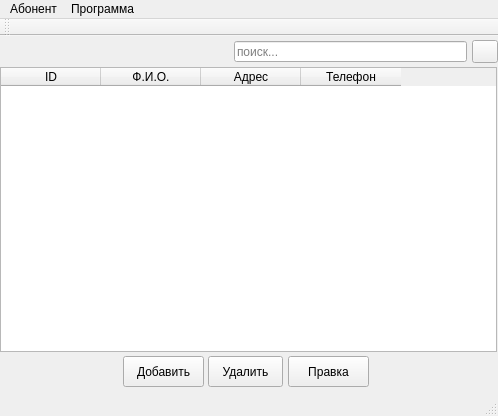
<?xml version="1.0" encoding="UTF-8"?>
<ui version="4.0">
 <class>MainWindow</class>
 <widget class="QMainWindow" name="MainWindow">
  <property name="windowModality">
   <enum>Qt::WindowModal</enum>
  </property>
  <property name="geometry">
   <rect>
    <x>0</x>
    <y>0</y>
    <width>498</width>
    <height>416</height>
   </rect>
  </property>
  <property name="windowTitle">
   <string>Телефонный справочник</string>
  </property>
  <property name="windowIcon">
   <iconset resource="res.qrc">
    <normaloff>:/new/prefix1/linphone_4754.ico</normaloff>:/new/prefix1/linphone_4754.ico</iconset>
  </property>
  <widget class="QWidget" name="centralWidget">
   <widget class="QTableWidget" name="tableWidget">
    <property name="geometry">
     <rect>
      <x>0</x>
      <y>31</y>
      <width>497</width>
      <height>285</height>
     </rect>
    </property>
    <property name="mouseTracking">
     <bool>true</bool>
    </property>
    <property name="statusTip">
     <string/>
    </property>
    <property name="alternatingRowColors">
     <bool>false</bool>
    </property>
    <property name="selectionMode">
     <enum>QAbstractItemView::ExtendedSelection</enum>
    </property>
    <property name="selectionBehavior">
     <enum>QAbstractItemView::SelectRows</enum>
    </property>
    <property name="textElideMode">
     <enum>Qt::ElideRight</enum>
    </property>
    <property name="sortingEnabled">
     <bool>false</bool>
    </property>
    <column>
     <property name="text">
      <string>ID</string>
     </property>
    </column>
    <column>
     <property name="text">
      <string>Ф.И.О.</string>
     </property>
    </column>
    <column>
     <property name="text">
      <string>Адрес</string>
     </property>
    </column>
    <column>
     <property name="text">
      <string>Телефон</string>
     </property>
    </column>
   </widget>
   <widget class="QPushButton" name="pushButton">
    <property name="geometry">
     <rect>
      <x>123</x>
      <y>320</y>
      <width>81</width>
      <height>31</height>
     </rect>
    </property>
    <property name="text">
     <string>Добавить</string>
    </property>
    <property name="icon">
     <iconset resource="res.qrc">
      <normaloff>:/new/prefix1/add1-_1068.ico</normaloff>:/new/prefix1/add1-_1068.ico</iconset>
    </property>
   </widget>
   <widget class="QPushButton" name="pushButton_2">
    <property name="geometry">
     <rect>
      <x>208</x>
      <y>320</y>
      <width>75</width>
      <height>31</height>
     </rect>
    </property>
    <property name="text">
     <string>Удалить</string>
    </property>
    <property name="icon">
     <iconset resource="res.qrc">
      <normaloff>:/new/prefix1/delete_3527.ico</normaloff>:/new/prefix1/delete_3527.ico</iconset>
    </property>
   </widget>
   <widget class="QPushButton" name="pushButton_3">
    <property name="geometry">
     <rect>
      <x>288</x>
      <y>320</y>
      <width>81</width>
      <height>31</height>
     </rect>
    </property>
    <property name="text">
     <string>Правка</string>
    </property>
    <property name="icon">
     <iconset resource="res.qrc">
      <normaloff>:/new/prefix1/edit_7301.ico</normaloff>:/new/prefix1/edit_7301.ico</iconset>
    </property>
   </widget>
   <widget class="QLineEdit" name="lineEdit">
    <property name="geometry">
     <rect>
      <x>234</x>
      <y>5</y>
      <width>233</width>
      <height>21</height>
     </rect>
    </property>
    <property name="placeholderText">
     <string>поиск...</string>
    </property>
   </widget>
   <widget class="QPushButton" name="pushButton_4">
    <property name="geometry">
     <rect>
      <x>472</x>
      <y>4</y>
      <width>26</width>
      <height>23</height>
     </rect>
    </property>
    <property name="toolTip">
     <string>очистить поле поиска</string>
    </property>
    <property name="text">
     <string/>
    </property>
    <property name="icon">
     <iconset resource="res.qrc">
      <normaloff>:/new/prefix1/delete_3527.ico</normaloff>:/new/prefix1/delete_3527.ico</iconset>
    </property>
   </widget>
  </widget>
  <widget class="QMenuBar" name="menuBar">
   <property name="geometry">
    <rect>
     <x>0</x>
     <y>0</y>
     <width>498</width>
     <height>21</height>
    </rect>
   </property>
   <widget class="QMenu" name="menu">
    <property name="title">
     <string>Абонент</string>
    </property>
    <addaction name="action_3"/>
    <addaction name="action_4"/>
    <addaction name="action_5"/>
   </widget>
   <widget class="QMenu" name="menu_2">
    <property name="title">
     <string>Программа</string>
    </property>
    <addaction name="action_7"/>
    <addaction name="action_8"/>
    <addaction name="action_9"/>
   </widget>
   <addaction name="menu"/>
   <addaction name="menu_2"/>
  </widget>
  <widget class="QToolBar" name="mainToolBar">
   <attribute name="toolBarArea">
    <enum>TopToolBarArea</enum>
   </attribute>
   <attribute name="toolBarBreak">
    <bool>false</bool>
   </attribute>
  </widget>
  <widget class="QStatusBar" name="statusBar"/>
  <action name="action_3">
   <property name="icon">
    <iconset resource="res.qrc">
     <normaloff>:/new/prefix1/add1-_1068.ico</normaloff>:/new/prefix1/add1-_1068.ico</iconset>
   </property>
   <property name="text">
    <string>Новый</string>
   </property>
  </action>
  <action name="action_4">
   <property name="icon">
    <iconset resource="res.qrc">
     <normaloff>:/new/prefix1/delete_3527.ico</normaloff>:/new/prefix1/delete_3527.ico</iconset>
   </property>
   <property name="text">
    <string>Удалить</string>
   </property>
  </action>
  <action name="action_5">
   <property name="icon">
    <iconset resource="res.qrc">
     <normaloff>:/new/prefix1/edit_7301.ico</normaloff>:/new/prefix1/edit_7301.ico</iconset>
   </property>
   <property name="text">
    <string>Редактировать</string>
   </property>
  </action>
  <action name="action_7">
   <property name="icon">
    <iconset resource="res.qrc">
     <normaloff>:/new/prefix1/computer_8501.ico</normaloff>:/new/prefix1/computer_8501.ico</iconset>
   </property>
   <property name="text">
    <string>Настройки</string>
   </property>
  </action>
  <action name="action_8">
   <property name="icon">
    <iconset resource="res.qrc">
     <normaloff>:/new/prefix1/info_4678.ico</normaloff>:/new/prefix1/info_4678.ico</iconset>
   </property>
   <property name="text">
    <string>Инфо</string>
   </property>
  </action>
  <action name="action_9">
   <property name="icon">
    <iconset resource="res.qrc">
     <normaloff>:/new/prefix1/exit_6491.ico</normaloff>:/new/prefix1/exit_6491.ico</iconset>
   </property>
   <property name="text">
    <string>Выход</string>
   </property>
  </action>
 </widget>
 <layoutdefault spacing="6" margin="11"/>
 <resources>
  <include location="res.qrc"/>
 </resources>
 <connections/>
 <designerdata>
  <property name="gridDeltaX">
   <number>4</number>
  </property>
  <property name="gridDeltaY">
   <number>4</number>
  </property>
  <property name="gridSnapX">
   <bool>true</bool>
  </property>
  <property name="gridSnapY">
   <bool>true</bool>
  </property>
  <property name="gridVisible">
   <bool>true</bool>
  </property>
 </designerdata>
</ui>
